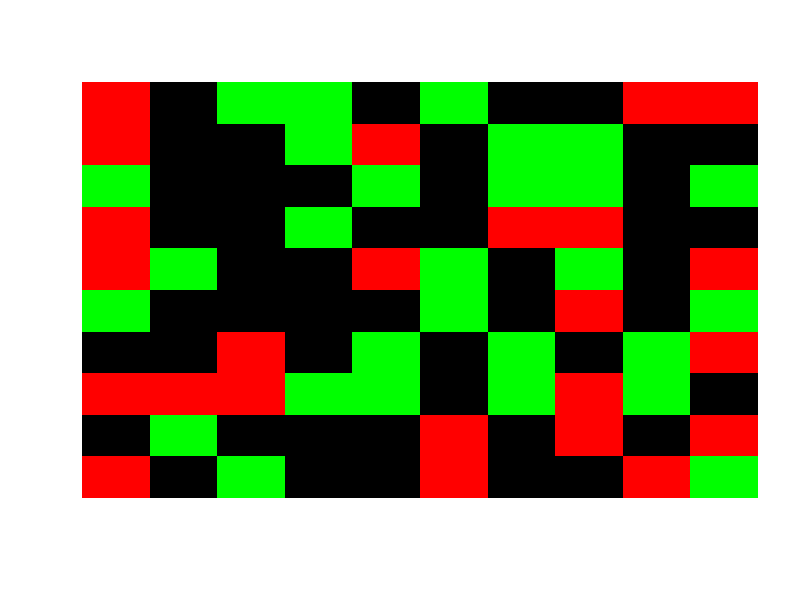

R code for this plot:
## ---- chunk 1
knitr::opts_chunk$set(echo = TRUE)
## ---- chunk 2
example <- matrix(sample(0:2, 10*10, replace = TRUE, prob = c(0.4, 0.3, 0.3)), ncol = 10) 
print(example)

# prob is normalized to 1; the number of prob vectors should be equal to number of elements

# find the frequency of value "1" in the 10*10 matrix 
sum(example[, 1] == 1)    # in the first column

# find the frequency of value "1" in all columns of a matrix
colSums(example == 1)

# Total sum of freuqencies of value "1"
sum(colSums(example == 1))
sum(colSums(example == 0))
sum(colSums(example == 2))

# the one below is for the values along the row
sum(example[1, ] == 1)

image(example, col = c("black","red","green"), axes = FALSE)
# the prob should sum to 1 (normalized to 1)
## ---- chunk 3
sum_numbers <- function(a, b) {
  return(a + b)
}
sum_numbers(5, 3)
